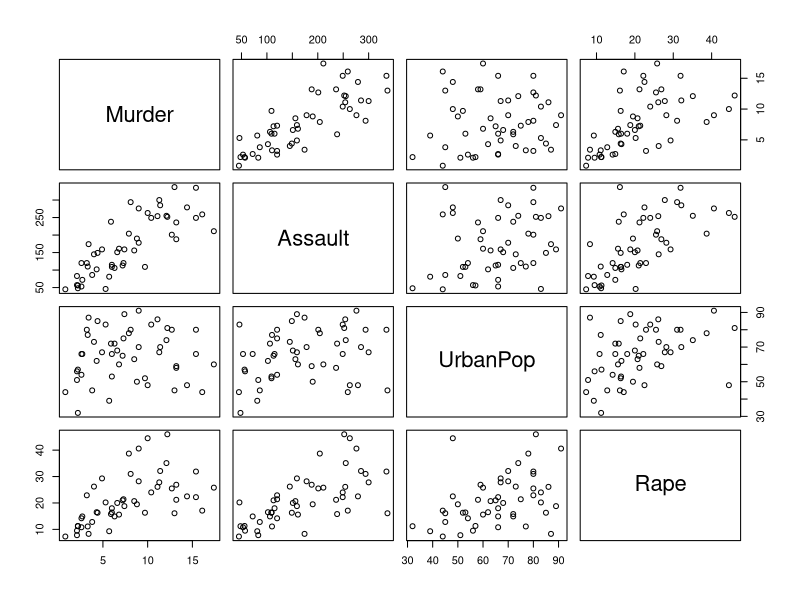
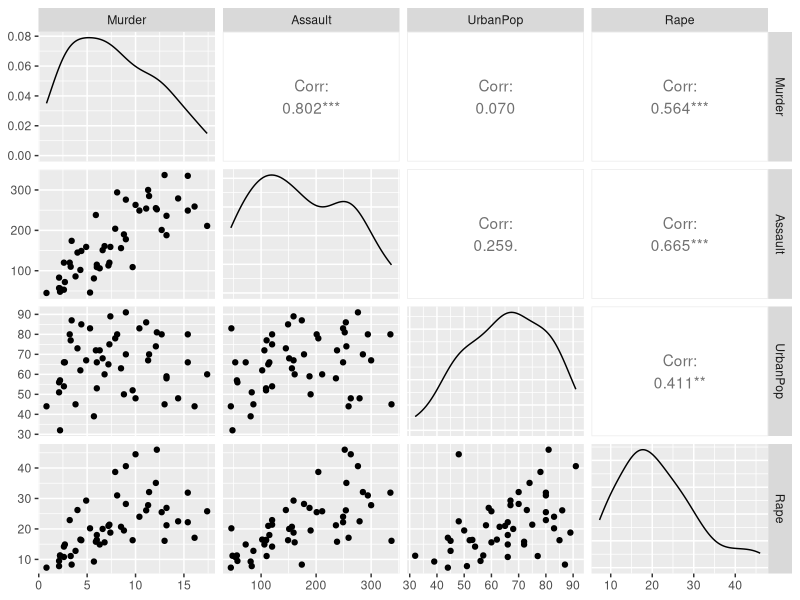
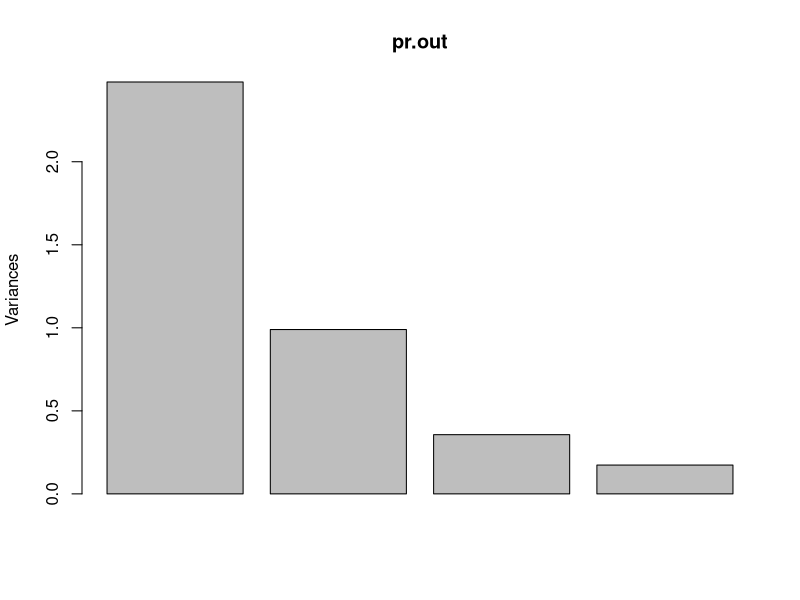
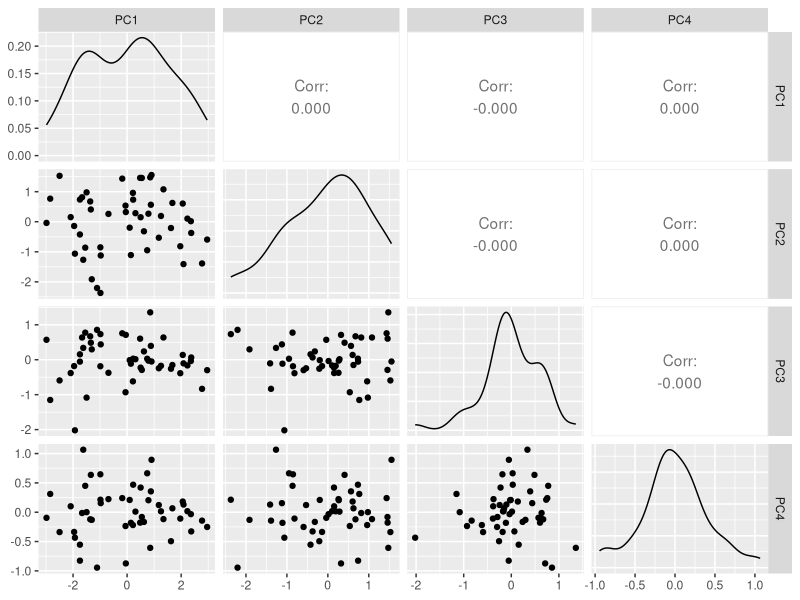
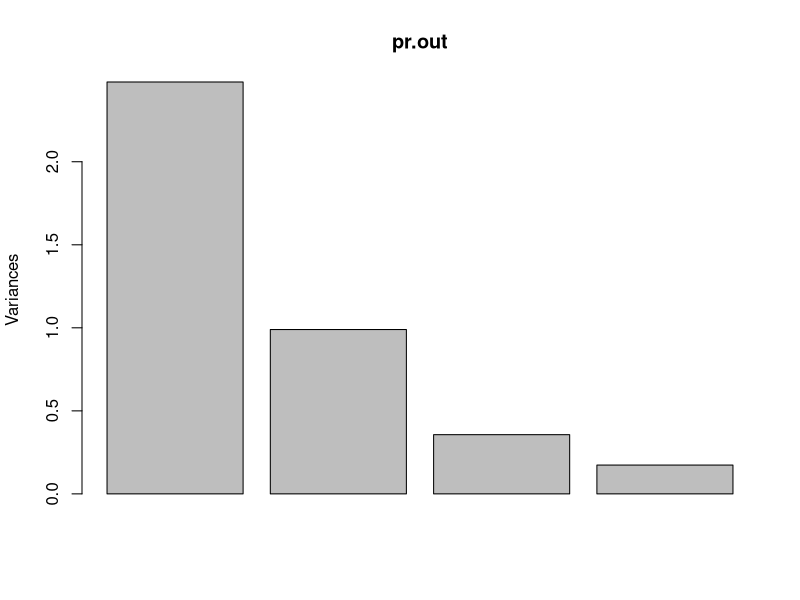
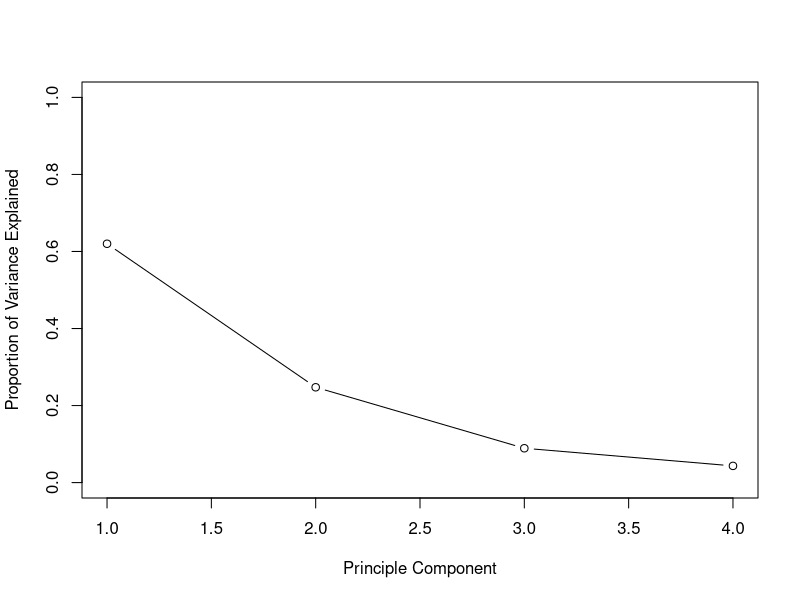
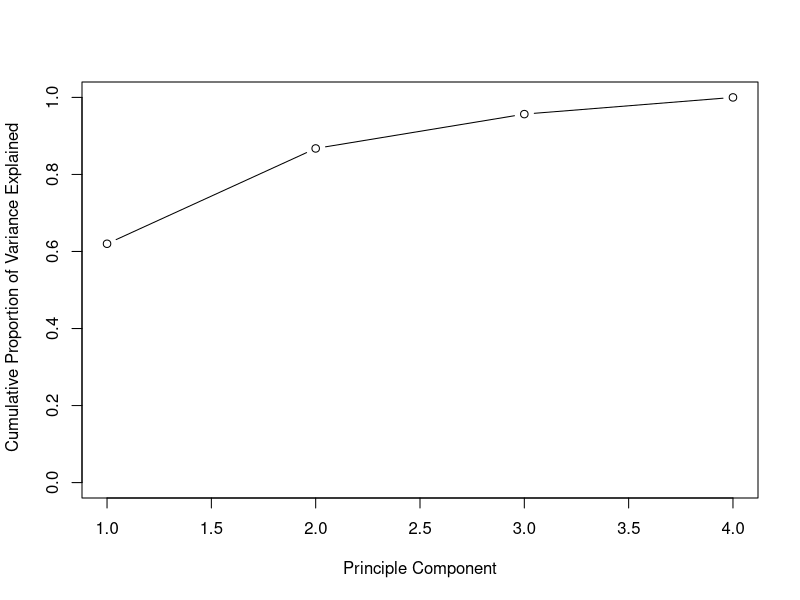
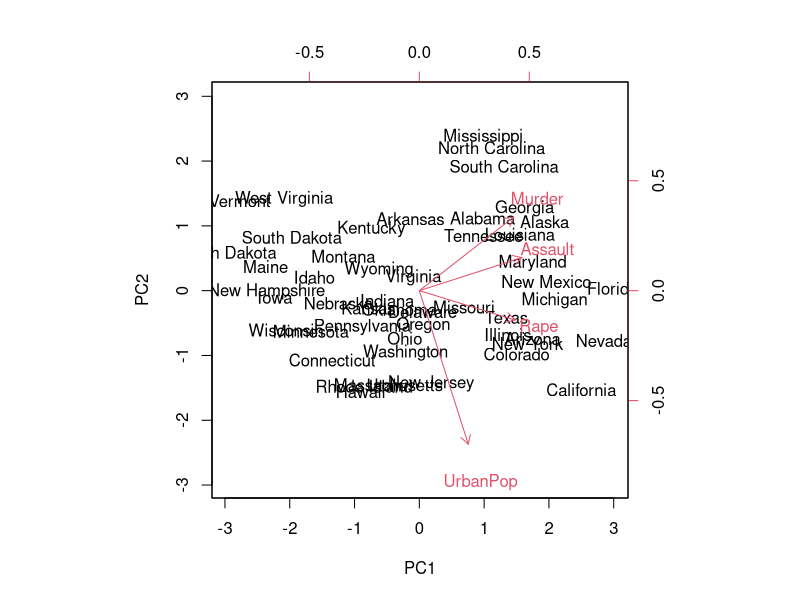

The R source for these figures, in order:
data("USArrests")

#install.packages("tidyverse")

library(tidyverse)
library(GGally)#an extenstion for ggplot2 with some new feature

#### PCA on USArrest data from base R #####

?USArrests
#obtain row names
states=row.names(USArrests)
states

#obtain column names
names(USArrests)

pairs(USArrests) #pairs plot
ggpairs(USArrests)


###### apply() function in R
# calculate column means
apply(USArrests,2,mean) #  1 indicates rows, 2 indicates columns
apply(USArrests,2,median)
apply(USArrests,2,sd)

?lapply
?sapply

### prcomp() for principle component analysis
pr.out=prcomp(USArrests,scale=T)
pr.out
plot(pr.out)
names(pr.out)

pr.out$sdev # st. dev. of each PC
pr.out$center # mean of each column/variable
pr.out$scale # standard deviation of each column/variable
             # try sqrt(apply(USArrests,2,var))
pr.out$rotation # loadings
sum((pr.out$rotation[,1])^2) # loadings are normalized

pr.out$x # principle component score vectors: linear combination of x1-x4

dat.proj = as.matrix(scale(USArrests)) %*% pr.out$rotation
dat.proj == pr.out$x # is this true?
sd(dat.proj[,1])
sd(dat.proj[,2])
sd(dat.proj[,3])
sd(dat.proj[,4])

apply(pr.out$x,2,sd) # standard deviation of each principle component
apply(pr.out$x,2,var) # variance of each principle component
ggpairs(as.tibble(pr.out$x))#pairs plot after the rotation

pr.out$sdev # standard deviation of each principle component
pr.var=pr.out$sdev^2
pr.var # variance explained by each principle component: decreasing order !!
plot(pr.out)
#? how much variance is explained by each principle component?
pve = pr.var/sum(pr.var)


### alternative 10.8 part b
pr.out$rotation
USArrests.sc=scale(USArrests)
USArrests.sc %*% pr.out$rotation

colSums((USArrests.sc %*% pr.out$rotation)^2)
sum(colSums((USArrests.sc %*% pr.out$rotation)^2))
colSums((USArrests.sc %*% pr.out$rotation)^2)/sum(colSums((USArrests.sc %*% pr.out$rotation)^2))


plot(pve, xlab="Principle Component", ylab = "Proportion of Variance Explained", ylim=c(0,1),type = 'b')
plot(cumsum(pve), xlab="Principle Component", ylab = " Cumulative Proportion of Variance Explained", ylim=c(0,1),type = 'b')


##### biplot: displays both principal component scores and the principal componnet loadings
pr.out$rotation=-pr.out$rotation #change the sign to replicate the plot in the textbook
pr.out$x=-pr.out$x               #change the sign to replicate the plot in the textbook
biplot(pr.out,scale = 0) # scale =0 ensure that the arrows are scaled to represent the loadings
# state names represent the scores for the first two principle components
# red arrows represent the first two principal component loading vectors with axes on top and right
pr.out$rotation # the word "Rape" is centered at the point (0.54, 0.17)
